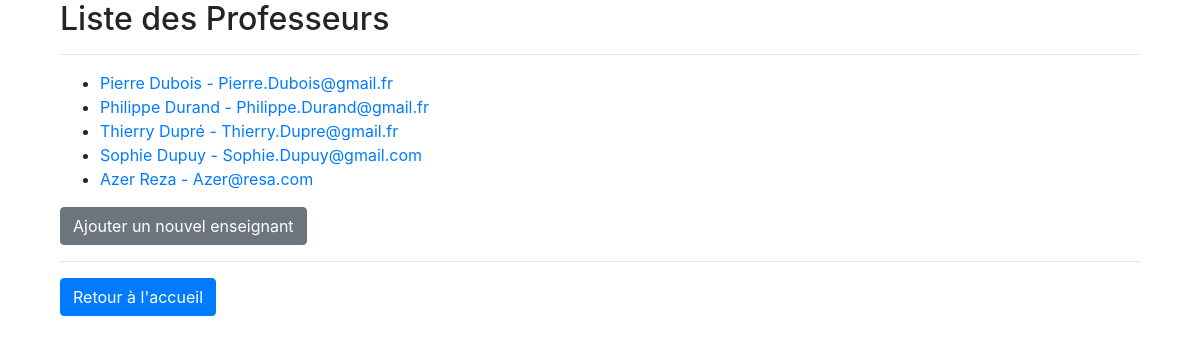
Page /enseignants/ on the committed database.
### gestion_materiel/models.py (models this page shows, shortened)
class Enseignant(models.Model):
    prenom = models.CharField(max_length=100)
    nom = models.CharField(max_length=100)
    email = models.EmailField()

### gestion_materiel/views.py (the view)
# urls.py: path('enseignants/', EnseignantListView.as_view(), name='enseignant-list'),
class EnseignantListView(ListView):
    model = Enseignant
    context_object_name = 'enseignants'
    template_name = 'gestion_materiel/enseignant_list.html'

### gestion_materiel/templates/gestion_materiel/enseignant_list.html
{% extends 'gestion_materiel/base.html' %}
{% block content %}
<div class="container">
    <h2>Liste des Professeurs</h2>
    <hr>
    <ul>
        {% for enseignant in enseignants %}
        <li><a href="{% url 'enseignant-detail' pk=enseignant.pk %}">{{ enseignant.prenom }} {{ enseignant.nom }} - {{ enseignant.email }}</a></li>
        {% endfor %}
    </ul>
    <a href="{% url 'enseignant-create' %}" class="btn btn-secondary">Ajouter un nouvel enseignant</a>
    <hr>
    <a href="{% url 'home' %}" class="btn btn-primary">Retour à l'accueil</a>
</div>
{% endblock %}

### rows in the picture
Enseignant: prenom "Pierre", nom "Dubois", email "Pierre.Dubois@gmail.fr"
Enseignant: prenom "Philippe", nom "Durand", email "Philippe.Durand@gmail.fr"
Enseignant: prenom "Thierry", nom "Dupré", email "Thierry.Dupre@gmail.fr"
Enseignant: prenom "Sophie", nom "Dupuy", email "Sophie.Dupuy@gmail.com"
Enseignant: prenom "Azer", nom "Reza", email "Azer@resa.com"
